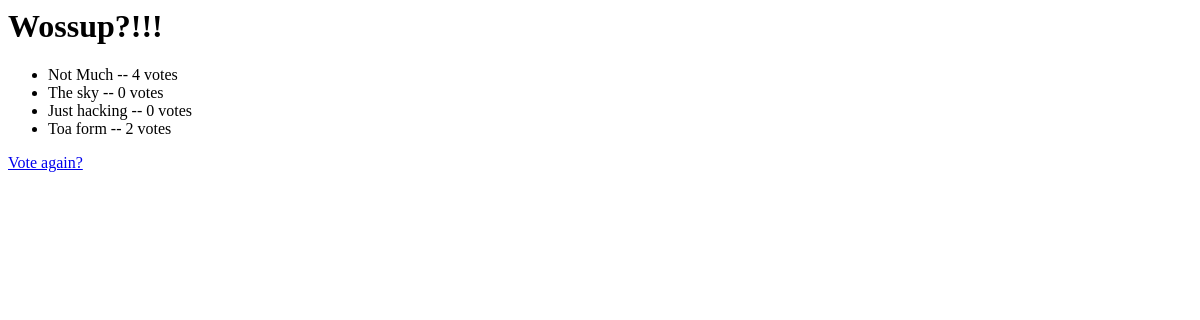
/polls/1/results/, run on an earlier commit of the app's database.
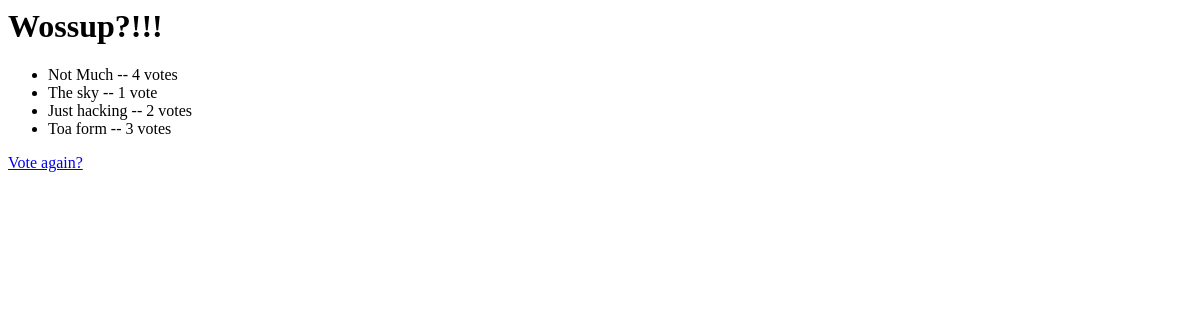
And on a later commit of the database.
### polls/models.py (models this page shows, shortened)
class Question(models.Model):
    question_text = models.CharField(max_length = 200)
    pub_date = models.DateTimeField("date published")

class Choice(models.Model):
    question = models.ForeignKey(Question, on_delete=models.CASCADE)
    choice_text = models.CharField(max_length=200)
    votes = models.IntegerField(default=0)

### polls/views.py (the view)
# urls.py: path("<int:pk>/results/", views.ResultsView.as_view(), name="results"),
class ResultsView(generic.DetailView):
    model = Question
    template_name = 'polls/results.html'

### polls/templates/polls/results.html
<h1>{{ question.question_text }}</h1>
<ul>
{% for choice in question.choice_set.all %}
    <li>{{ choice.choice_text }} -- {{ choice.votes }} vote{{ choice.votes|pluralize }}</li>
{% endfor %}
</ul>
<a href="{% url 'polls:detail' question.id %}">Vote again?</a>

What changed in the data, as far as the page shows it:
changed Choice "The sky": votes "0" → "1"
changed Choice "Just hacking": votes "0" → "2"
changed Choice "Toa form": votes "2" → "3"
